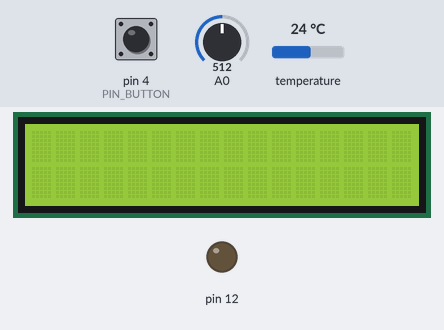
Recording of a sketch running on a simulated Arduino Uno, built with avr-gcc and run on an emulated ATmega328P. Parts: 16×2 character LCD, output pins drawn as LEDs (lit = HIGH). The test bench sets the inputs (shaded band); at power-on: pin 4 (PIN_BUTTON) HIGH, temperature 24 °C, A0 = 512. What the sketch prints to the serial monitor is not drawn.

Above: at 1.2 s.
1.3 s: pin 4 (PIN_BUTTON) pulled LOW for 0.15 s
At 1.8 s:
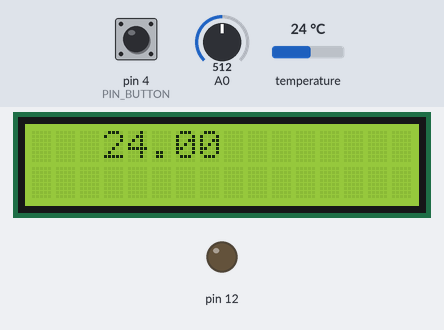
2.9 s: temperature set to 26.7 °C
At 4.1 s:
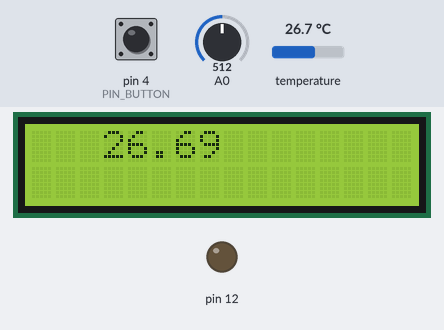
4.4 s: temperature set to 27.8 °C
At 5.2 s:
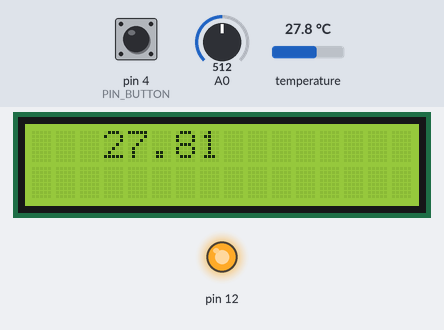
6.0 s: temperature set to 12 °C
At 7.5 s:
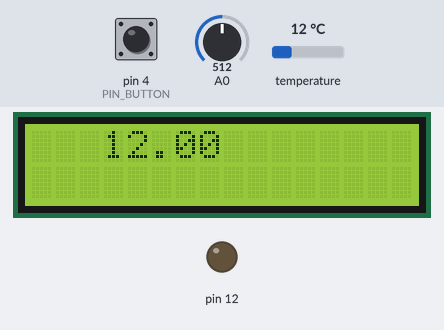
Timing chart, 0 to 8.6 s (numbered marks = the images above; inputs shaded):
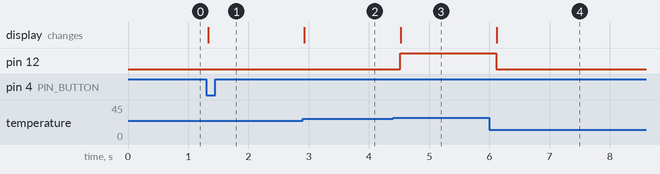

Measured:
- the behaviour switches between 27 and 27.1 °C on temperature (found by bisection; images 2 and 3)
- after the input at 1.3 s, the display: changes at once (image 1)
- after the input at 2.9 s, the display: changes at once (image 2)
- after the input at 4.4 s, pin 12: LOW → HIGH after 0.12 s; the display: changes after 0.12 s (image 3)
- after the input at 6.0 s, pin 12: HIGH → LOW after 0.12 s; the display: changes after 0.12 s (image 4)

The sketch:

aaaaarduino.ino
```cpp
#include <OneWire.h>
#include <LiquidCrystal_I2C.h>

OneWire ds(2);
int PIN_BUTTON = 4;
boolean l=HIGH;
boolean c;
int i=0;
int p=0;
int k;
unsigned long timing;
unsigned long timing1;
LiquidCrystal_I2C lcd(0x27,16,2);
void setup(){
  pinMode(12, OUTPUT);
  pinMode(A0, INPUT);
  lcd.init();
  lcd.backlight();
 /* pinMode(11, OUTPUT);
  pinMode(10, OUTPUT);*/
  Serial.begin(9600);
}

void loop(){
  k=analogRead(A0);
  k=round(1500*(k/1023))+500;
 if (i%2==1){
  byte data[2];
  ds.reset();
  ds.write(0xCC);
  ds.write(0x44);
  if (millis() - timing1 > k){
      timing1 = millis();
  ds.reset();
  ds.write(0xCC);
  ds.write(0xBE);
  data[0] = ds.read();
  data[1] = ds.read();}
  float temperature =  ((data[1] << 8) | data[0]) * 0.0625;

  // Выводим полученное значение температуры в монитор порта


   if (millis() - timing > k){
      timing = millis();
       if (temperature>27){digitalWrite(12, HIGH);} else{
    digitalWrite(12, LOW);
   }

   lcd.setCursor(3,0);
   lcd.print(temperature);
   Serial.println(temperature);}
 /*  if (temperature>27){digitalWrite(12, HIGH);} else{
    digitalWrite(12, LOW);*/
/*      if (temperature>50){digitalWrite(11, HIGH);} else{
    digitalWrite(11, LOW);}
       if (temperature>52){digitalWrite(10, HIGH);} else{
    digitalWrite(10, LOW);}*/
 }
   l=digitalRead(PIN_BUTTON);
  delay(50);
  c=digitalRead(PIN_BUTTON);
    if (Serial.available() > 0) {
    char val = Serial.read();

    if (val == 'y'){
      i=i+1; }}

if ((l != c) && l==HIGH) {
 i=i+1;

}}
```
